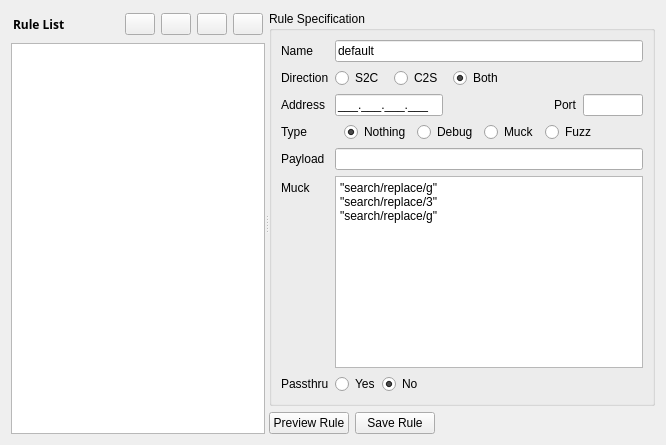
      <widget class="QWidget" name="tab_rules">
       <attribute name="icon">
        <iconset resource="mallory_gui.qrc">
         <normaloff>:/icons/icons/chart_organisation.png</normaloff>:/icons/icons/chart_organisation.png</iconset>
       </attribute>
       <attribute name="title">
        <string>Rules</string>
       </attribute>
       <layout class="QHBoxLayout" name="horizontalLayout_11">
        <item>
         <widget class="QSplitter" name="splitter_2">
          <property name="orientation">
           <enum>Qt::Horizontal</enum>
          </property>
          <widget class="QWidget" name="layoutWidget">
           <layout class="QVBoxLayout" name="verticalLayout_6">
            <item>
             <widget class="QWidget" name="widget_5" native="true">
              <layout class="QHBoxLayout" name="horizontalLayout_5">
               <property name="margin">
                <number>2</number>
               </property>
               <item>
                <widget class="QLabel" name="label_7">
                 <property name="font">
                  <font>
                   <family>Sans Serif</family>
                   <weight>75</weight>
                   <bold>true</bold>
                  </font>
                 </property>
                 <property name="toolTip">
                  <string>Listing of current rules</string>
                 </property>
                 <property name="text">
                  <string>Rule List</string>
                 </property>
                </widget>
               </item>
               <item>
                <widget class="QPushButton" name="buttondelrule">
                 <property name="maximumSize">
                  <size>
                   <width>30</width>
                   <height>16777215</height>
                  </size>
                 </property>
                 <property name="text">
                  <string/>
                 </property>
                 <property name="icon">
                  <iconset resource="mallory_gui.qrc">
                   <normaloff>:/icons/icons/delete.png</normaloff>:/icons/icons/delete.png</iconset>
                 </property>
                </widget>
               </item>
               <item>
                <widget class="QPushButton" name="buttonaddrule">
                 <property name="maximumSize">
                  <size>
                   <width>30</width>
                   <height>16777215</height>
                  </size>
                 </property>
                 <property name="text">
                  <string/>
                 </property>
                 <property name="icon">
                  <iconset resource="mallory_gui.qrc">
                   <normaloff>:/icons/icons/add.png</normaloff>:/icons/icons/add.png</iconset>
                 </property>
                </widget>
               </item>
               <item>
                <widget class="QPushButton" name="buttondown">
                 <property name="maximumSize">
                  <size>
                   <width>30</width>
                   <height>16777215</height>
                  </size>
                 </property>
                 <property name="toolTip">
                  <string>Move the selected rule down one level in precedence</string>
                 </property>
                 <property name="text">
                  <string/>
                 </property>
                 <property name="icon">
                  <iconset resource="mallory_gui.qrc">
                   <normaloff>:/icons/icons/arrow_down.png</normaloff>:/icons/icons/arrow_down.png</iconset>
                 </property>
                </widget>
               </item>
               <item>
                <widget class="QPushButton" name="buttonup">
                 <property name="maximumSize">
                  <size>
                   <width>30</width>
                   <height>16777215</height>
                  </size>
                 </property>
                 <property name="toolTip">
                  <string>Move the selected rule up one level in precedence</string>
                 </property>
                 <property name="text">
                  <string/>
                 </property>
                 <property name="icon">
                  <iconset resource="mallory_gui.qrc">
                   <normaloff>:/icons/icons/arrow_up.png</normaloff>:/icons/icons/arrow_up.png</iconset>
                 </property>
                </widget>
               </item>
              </layout>
             </widget>
            </item>
            <item>
             <widget class="QListView" name="listrules">
              <property name="dragEnabled">
               <bool>true</bool>
              </property>
              <property name="dragDropMode">
               <enum>QAbstractItemView::DragDrop</enum>
              </property>
              <property name="movement">
               <enum>QListView::Free</enum>
              </property>
              <property name="viewMode">
               <enum>QListView::ListMode</enum>
              </property>
             </widget>
            </item>
           </layout>
          </widget>
          <widget class="QWidget" name="widget" native="true">
           <property name="toolTip">
            <string/>
           </property>
           <layout class="QVBoxLayout" name="verticalLayout_7">
            <item>
             <widget class="QGroupBox" name="group">
              <property name="title">
               <string>Rule Specification</string>
              </property>
              <layout class="QFormLayout" name="formLayout">
               <property name="fieldGrowthPolicy">
                <enum>QFormLayout::AllNonFixedFieldsGrow</enum>
               </property>
               <item row="1" column="0">
                <widget class="QLabel" name="label_2">
                 <property name="toolTip">
                  <string>This is the name of the rule. Anything that is a valid python name is valid here. Stick with numbers, letters and lower case letters to make the python style deities happy.</string>
                 </property>
                 <property name="text">
                  <string>Name</string>
                 </property>
                </widget>
               </item>
               <item row="1" column="1">
                <widget class="QLineEdit" name="linename">
                 <property name="inputMask">
                  <string/>
                 </property>
                 <property name="text">
                  <string>default</string>
                 </property>
                </widget>
               </item>
               <item row="3" column="0">
                <widget class="QLabel" name="label_3">
                 <property name="toolTip">
                  <string>The direction the rule should match on. Server 2 Client (S2C) rules will only match. Any may be selected to match both directions.</string>
                 </property>
                 <property name="text">
                  <string>Direction</string>
                 </property>
                </widget>
               </item>
               <item row="3" column="1">
                <widget class="QWidget" name="widget_4" native="true">
                 <layout class="QHBoxLayout" name="horizontalLayout_4">
                  <property name="spacing">
                   <number>10</number>
                  </property>
                  <property name="margin">
                   <number>0</number>
                  </property>
                  <item>
                   <widget class="QRadioButton" name="radio_dir_s2c">
                    <property name="text">
                     <string>S2C</string>
                    </property>
                   </widget>
                  </item>
                  <item>
                   <widget class="QRadioButton" name="radio_dir_c2s">
                    <property name="text">
                     <string>C2S</string>
                    </property>
                   </widget>
                  </item>
                  <item>
                   <widget class="QRadioButton" name="radio_dir_both">
                    <property name="text">
                     <string>Both</string>
                    </property>
                    <property name="checked">
                     <bool>true</bool>
                    </property>
                   </widget>
                  </item>
                  <item>
                   <spacer name="horizontalSpacer_3">
                    <property name="orientation">
                     <enum>Qt::Horizontal</enum>
                    </property>
                    <property name="sizeHint" stdset="0">
                     <size>
                      <width>40</width>
                      <height>20</height>
                     </size>
                    </property>
                   </spacer>
                  </item>
                 </layout>
                </widget>
               </item>
               <item row="4" column="0">
                <widget class="QLabel" name="label_4">
                 <property name="text">
                  <string>Address</string>
                 </property>
                </widget>
               </item>
               <item row="4" column="1">
                <layout class="QHBoxLayout" name="horizontalLayout_10">
                 <item>
                  <widget class="QLineEdit" name="lineaddr">
                   <property name="sizePolicy">
                    <sizepolicy hsizetype="Fixed" vsizetype="Fixed">
                     <horstretch>0</horstretch>
                     <verstretch>0</verstretch>
                    </sizepolicy>
                   </property>
                   <property name="maximumSize">
                    <size>
                     <width>120</width>
                     <height>16777215</height>
                    </size>
                   </property>
                   <property name="toolTip">
                    <string>The IP address that should be matched.</string>
                   </property>
                   <property name="inputMask">
                    <string>000.000.000.000;_</string>
                   </property>
                  </widget>
                 </item>
                 <item>
                  <spacer name="horizontalSpacer">
                   <property name="orientation">
                    <enum>Qt::Horizontal</enum>
                   </property>
                   <property name="sizeHint" stdset="0">
                    <size>
                     <width>40</width>
                     <height>20</height>
                    </size>
                   </property>
                  </spacer>
                 </item>
                 <item>
                  <widget class="QLabel" name="label_5">
                   <property name="text">
                    <string>Port</string>
                   </property>
                  </widget>
                 </item>
                 <item>
                  <widget class="QLineEdit" name="lineport">
                   <property name="maximumSize">
                    <size>
                     <width>60</width>
                     <height>16777215</height>
                    </size>
                   </property>
                   <property name="baseSize">
                    <size>
                     <width>150</width>
                     <height>0</height>
                    </size>
                   </property>
                   <property name="toolTip">
                    <string>The port to match. 0 for wildcard match.</string>
                   </property>
                   <property name="maxLength">
                    <number>6</number>
                   </property>
                   <property name="cursorPosition">
                    <number>0</number>
                   </property>
                  </widget>
                 </item>
                </layout>
               </item>
               <item row="5" column="0">
                <widget class="QLabel" name="label_8">
                 <property name="text">
                  <string>Type</string>
                 </property>
                </widget>
               </item>
               <item row="5" column="1">
                <widget class="QWidget" name="widget_6" native="true">
                 <layout class="QHBoxLayout" name="horizontalLayout_6">
                  <property name="topMargin">
                   <number>0</number>
                  </property>
                  <property name="bottomMargin">
                   <number>0</number>
                  </property>
                  <item>
                   <widget class="QRadioButton" name="radio_type_nothing">
                    <property name="text">
                     <string>Nothing</string>
                    </property>
                    <property name="checked">
                     <bool>true</bool>
                    </property>
                   </widget>
                  </item>
                  <item>
                   <widget class="QRadioButton" name="radio_type_debug">
                    <property name="text">
                     <string>Debug</string>
                    </property>
                   </widget>
                  </item>
                  <item>
                   <widget class="QRadioButton" name="radio_type_muck">
                    <property name="text">
                     <string>Muck</string>
                    </property>
                   </widget>
                  </item>
                  <item>
                   <widget class="QRadioButton" name="radio_type_fuzz">
                    <property name="text">
                     <string>Fuzz</string>
                    </property>
                   </widget>
                  </item>
                  <item>
                   <spacer name="horizontalSpacer_4">
                    <property name="orientation">
                     <enum>Qt::Horizontal</enum>
                    </property>
                    <property name="sizeHint" stdset="0">
                     <size>
                      <width>40</width>
                      <height>20</height>
                     </size>
                    </property>
                   </spacer>
                  </item>
                 </layout>
                </widget>
               </item>
               <item row="6" column="0">
                <widget class="QLabel" name="label_9">
                 <property name="toolTip">
                  <string>Specify a string in the payload field. Any time that string is encountered in the payload/stream it will cause the rule to match the packet.</string>
                 </property>
                 <property name="text">
                  <string>Payload</string>
                 </property>
                </widget>
               </item>
               <item row="6" column="1">
                <widget class="QLineEdit" name="linepayload"/>
               </item>
               <item row="7" column="0">
                <widget class="QLabel" name="label_6">
                 <property name="toolTip">
                  <string>&lt;!DOCTYPE HTML PUBLIC &quot;-//W3C//DTD HTML 4.0//EN&quot; &quot;http://www.w3.org/TR/REC-html40/strict.dtd&quot;&gt;
&lt;html&gt;&lt;head&gt;&lt;meta name=&quot;qrichtext&quot; content=&quot;1&quot; /&gt;&lt;style type=&quot;text/css&quot;&gt;
p, li { white-space: pre-wrap; }
&lt;/style&gt;&lt;/head&gt;&lt;body style=&quot; font-family:'Sans'; font-size:10pt; font-weight:400; font-style:normal;&quot;&gt;
&lt;p style=&quot; margin-top:0px; margin-bottom:0px; margin-left:0px; margin-right:0px; -qt-block-indent:0; text-indent:0px;&quot;&gt;Rule can be &lt;span style=&quot; font-weight:600;&quot;&gt;Nothing&lt;/span&gt;, &lt;span style=&quot; font-weight:600;&quot;&gt;Debug&lt;/span&gt; or &lt;span style=&quot; font-weight:600;&quot;&gt;Muck&lt;/span&gt;. &lt;/p&gt;
&lt;p style=&quot;-qt-paragraph-type:empty; margin-top:0px; margin-bottom:0px; margin-left:0px; margin-right:0px; -qt-block-indent:0; text-indent:0px;&quot;&gt;&lt;/p&gt;
&lt;p style=&quot; margin-top:0px; margin-bottom:0px; margin-left:0px; margin-right:0px; -qt-block-indent:0; text-indent:0px;&quot;&gt;Muck rules are special and require a comma separated array of mucks. A muck is a sed like regular expression. Muck rules only apply of type &lt;span style=&quot; font-weight:600;&quot;&gt;Muck&lt;/span&gt; is selected.&lt;/p&gt;
&lt;p style=&quot;-qt-paragraph-type:empty; margin-top:0px; margin-bottom:0px; margin-left:0px; margin-right:0px; -qt-block-indent:0; text-indent:0px;&quot;&gt;&lt;/p&gt;
&lt;p style=&quot; margin-top:0px; margin-bottom:0px; margin-left:0px; margin-right:0px; -qt-block-indent:0; text-indent:0px;&quot;&gt;Muck rules must be separated by a newline character. &lt;/p&gt;
&lt;p style=&quot;-qt-paragraph-type:empty; margin-top:0px; margin-bottom:0px; margin-left:0px; margin-right:0px; -qt-block-indent:0; text-indent:0px;&quot;&gt;&lt;/p&gt;
&lt;p style=&quot; margin-top:0px; margin-bottom:0px; margin-left:0px; margin-right:0px; -qt-block-indent:0; text-indent:0px;&quot;&gt;Here are a few examples of valid Muck rules:&lt;/p&gt;
&lt;p style=&quot;-qt-paragraph-type:empty; margin-top:0px; margin-bottom:0px; margin-left:0px; margin-right:0px; -qt-block-indent:0; text-indent:0px;&quot;&gt;&lt;/p&gt;
&lt;p style=&quot; margin-top:0px; margin-bottom:0px; margin-left:0px; margin-right:0px; -qt-block-indent:0; text-indent:0px;&quot;&gt;&lt;span style=&quot; color:#780000;&quot;&gt;&quot;gzip,deflate/ /1&quot;&lt;/span&gt;,&lt;span style=&quot; color:#780000;&quot;&gt;&quot;deflate/ /1&quot;&lt;/span&gt;,&lt;span style=&quot; color:#780000;&quot;&gt;&quot;gzip/ /1&quot;&lt;/span&gt;. This rule replaced the strings gzip, deflate, deflate and gzip with a space. Another example would be to replace all upper case characters with the letter 'a', &lt;span style=&quot; color:#780000;&quot;&gt;&quot;[A-Z]/a/g&quot;&lt;/span&gt;, Muck rules are created by the following syntax: [python regex]/replacement/[number of occurences] where g can be used in number of occurences for infinity (and beyond).&lt;/p&gt;&lt;/body&gt;&lt;/html&gt;</string>
                 </property>
                 <property name="text">
                  <string>Muck</string>
                 </property>
                </widget>
               </item>
               <item row="7" column="1">
                <widget class="QPlainTextEdit" name="textruleobj">
                 <property name="plainText">
                  <string>&quot;search/replace/g&quot;
&quot;search/replace/3&quot;
&quot;search/replace/g&quot;</string>
                 </property>
                </widget>
               </item>
               <item row="8" column="0">
                <widget class="QLabel" name="label_10">
                 <property name="text">
                  <string>Passthru</string>
                 </property>
                </widget>
               </item>
               <item row="8" column="1">
                <widget class="QWidget" name="widget_7" native="true">
                 <layout class="QHBoxLayout" name="horizontalLayout_7">
                  <property name="spacing">
                   <number>2</number>
                  </property>
                  <property name="margin">
                   <number>0</number>
                  </property>
                  <item>
                   <widget class="QRadioButton" name="radio_passthru_yes">
                    <property name="text">
                     <string>Yes</string>
                    </property>
                   </widget>
                  </item>
                  <item>
                   <widget class="QRadioButton" name="radio_passthru_no">
                    <property name="text">
                     <string>No</string>
                    </property>
                    <property name="checked">
                     <bool>true</bool>
                    </property>
                   </widget>
                  </item>
                  <item>
                   <spacer name="horizontalSpacer_2">
                    <property name="orientation">
                     <enum>Qt::Horizontal</enum>
                    </property>
                    <property name="sizeHint" stdset="0">
                     <size>
                      <width>40</width>
                      <height>20</height>
                     </size>
                    </property>
                   </spacer>
                  </item>
                 </layout>
                </widget>
               </item>
              </layout>
             </widget>
            </item>
            <item>
             <layout class="QHBoxLayout" name="horizontalLayout_8">
              <item>
               <widget class="QPushButton" name="buttonpreviewrule">
                <property name="text">
                 <string>Preview Rule</string>
                </property>
                <property name="icon">
                 <iconset resource="mallory_gui.qrc">
                  <normaloff>:/icons/icons/magnifier.png</normaloff>:/icons/icons/magnifier.png</iconset>
                </property>
               </widget>
              </item>
              <item>
               <widget class="QPushButton" name="saverule">
                <property name="text">
                 <string>Save Rule</string>
                </property>
                <property name="icon">
                 <iconset resource="mallory_gui.qrc">
                  <normaloff>:/icons/icons/accept.png</normaloff>:/icons/icons/accept.png</iconset>
                </property>
               </widget>
              </item>
              <item>
               <spacer name="horizontalSpacer_5">
                <property name="orientation">
                 <enum>Qt::Horizontal</enum>
                </property>
                <property name="sizeHint" stdset="0">
                 <size>
                  <width>40</width>
                  <height>20</height>
                 </size>
                </property>
               </spacer>
              </item>
             </layout>
            </item>
           </layout>
          </widget>
         </widget>
        </item>
       </layout>
      </widget>
